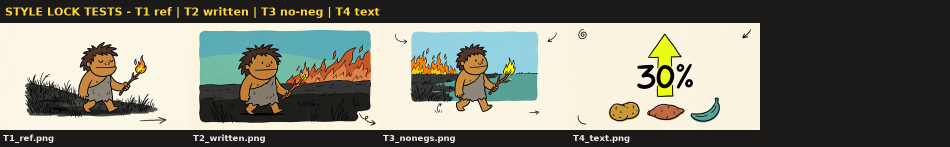
#> input picture sheets/STYLE_TESTS.png, 1900 x 294 px (shown at 1/2 size)
$ python frames.py ../sheets/STYLE_TESTS.png ../sheets/BATCH01.png ../sheets/BATCH01.png
#> lines starting #> are read from the running program, lines starting #| are printed output that depends on the picture
"""Shared frame utilities: normalise (resize+pad, never crop/stretch) and contact sheets."""
import glob
import os
from PIL import Image, ImageDraw, ImageFont

W, H = 1920, 1080
PAPER = (247, 240, 221)  # warm cream, matches the style block
FONT_PATHS = [
    "/usr/share/fonts/truetype/dejavu/DejaVuSans-Bold.ttf",
    "/usr/share/fonts/truetype/liberation2/LiberationSans-Bold.ttf",
]


def _font(size):
    for p in FONT_PATHS:
        if os.path.exists(p):
            return ImageFont.truetype(p, size)
    return ImageFont.load_default()


def normalise(src, dst=None):
    """Resize to fit WxH preserving aspect, pad with paper colour. Never crop, never stretch."""
    dst = dst or src
    im = Image.open(src).convert("RGB")
    orig = im.size
    r = min(W / im.width, H / im.height)
    nw, nh = max(1, round(im.width * r)), max(1, round(im.height * r))
    im = im.resize((nw, nh), Image.LANCZOS)
    canvas = Image.new("RGB", (W, H), PAPER)
    canvas.paste(im, ((W - nw) // 2, (H - nh) // 2))
    # Flat cartoon art survives a 32-colour palette with no visible loss and
    # cuts frame size ~4x (2.4 MB -> 0.57 MB), which matters for 117 frames.
    canvas.quantize(colors=32, method=Image.Quantize.MEDIANCUT,
                    dither=Image.Dither.NONE).save(dst, optimize=True)
    return orig, canvas.size


def contact_sheet(paths, out_path, cols=5, thumb_w=380, title="", labels=None):
    """Build a labelled contact sheet and LOOK at it. 5 across, ~380px thumbs."""
#> called with out_path = '../sheets/BATCH01.png', cols = 5, thumb_w = 380, title = '../sheets/BATCH01.png'
    paths = list(paths)
    assert paths, "no frames for contact sheet"
    tw = thumb_w
    th = round(tw * H / W)
    label_h = 34
    head_h = 46 if title else 0
    rows = (len(paths) + cols - 1) // cols
    sheet = Image.new("RGB", (cols * tw, head_h + rows * (th + label_h)), (28, 26, 24))
    d = ImageDraw.Draw(sheet)
    f_title = _font(22)
    f_lab = _font(17)
    if title:
        d.text((10, 10), title, fill=(255, 214, 64), font=f_title)
    for i, p in enumerate(paths):
        im = Image.open(p).convert("RGB")
#> im is the input picture: PIL image 1900x294 RGB; mean R, G, B 125.9, 125.4, 112.8
        r = min(tw / im.width, th / im.height)
#> r = 0.2
        im = im.resize((max(1, round(im.width * r)), max(1, round(im.height * r))), Image.LANCZOS)
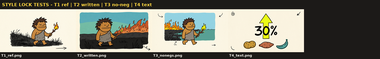
#> im: PIL image 380x59 RGB; mean R, G, B 125.6, 125.4, 112.8
        tile = Image.new("RGB", (tw, th), PAPER)
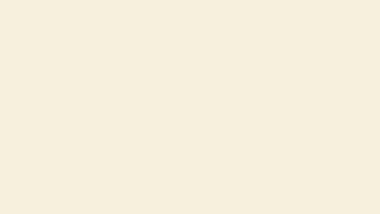
#> tile: PIL image 380x214 RGB; mean R, G, B 247, 240, 221
        tile.paste(im, ((tw - im.width) // 2, (th - im.height) // 2))
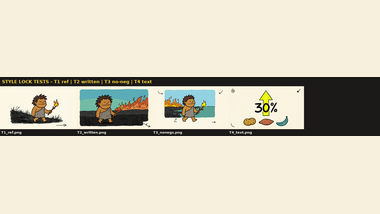
#> tile: PIL image 380x214 RGB; mean R, G, B 213.5, 208.4, 191.2
        x = (i % cols) * tw
        y = head_h + (i // cols) * (th + label_h)
        sheet.paste(tile, (x, y))
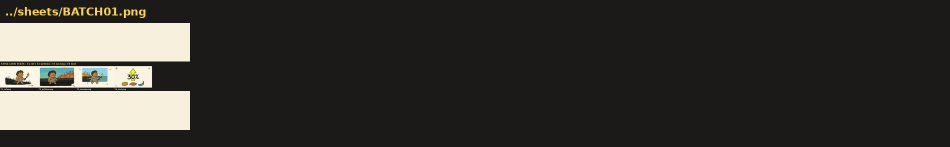
#> sheet: PIL image 1900x294 RGB (shown at 1/2 size); mean R, G, B 55.8, 53.2, 48.5
        lab = labels[i] if labels else os.path.basename(p)
        d.text((x + 6, y + th + 6), lab, fill=(240, 238, 232), font=f_lab)
    os.makedirs(os.path.dirname(out_path) or ".", exist_ok=True)
    sheet.save(out_path)
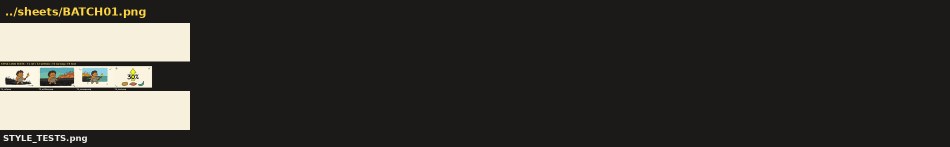
#> saved as BATCH01.png: PIL image 1900x294 RGB (shown at 1/2 size); mean R, G, B 56.1, 53.5, 48.8
    return sheet.size


if __name__ == "__main__":
    import sys
    pattern, out, title = sys.argv[1], sys.argv[2], (sys.argv[3] if len(sys.argv) > 3 else "")
    ps = sorted(glob.glob(pattern))
    print(len(ps), "frames ->", contact_sheet(ps, out, title=title))

$ run again, on sheets/BATCH02.png
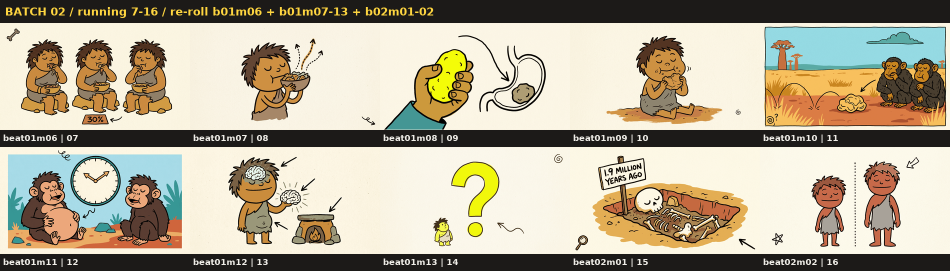
#> input picture sheets/BATCH02.png, 1900 x 542 px (shown at 1/2 size)
#> in contact_sheet, im is the input picture: PIL image 1900x542 RGB; mean R, G, B 178.6, 169.8, 148.7
#> im: PIL image 380x108 RGB
#> in contact_sheet, `tile.paste(im, ((tw - im.width) // 2, (th - im.height) // 2))`:
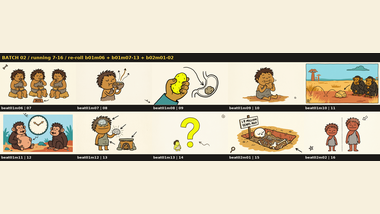
#> tile: PIL image 380x214 RGB; mean R, G, B 212.2, 204.5, 184.5
#> in contact_sheet, `sheet.save(out_path)`:
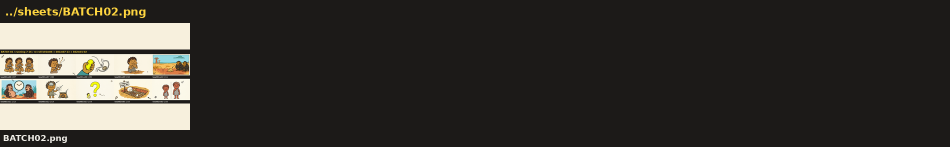
#> saved as BATCH02.png: PIL image 1900x294 RGB (shown at 1/2 size); mean R, G, B 55.9, 52.9, 47.8

$ run again, on sheets/BATCH03.png
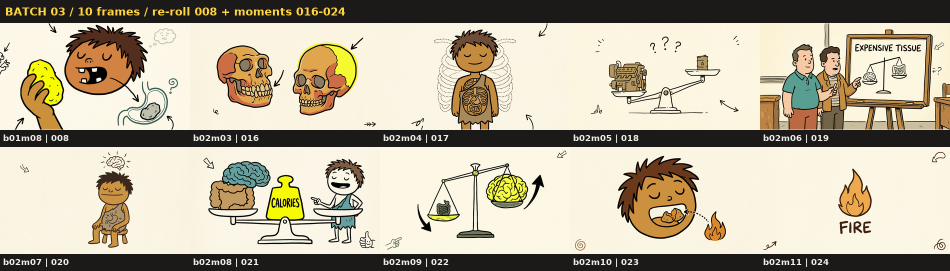
#> input picture sheets/BATCH03.png, 1900 x 542 px (shown at 1/2 size)
#> in contact_sheet, im is the input picture: PIL image 1900x542 RGB; mean R, G, B 186.1, 177.2, 156.3
#> im: PIL image 380x108 RGB
#> in contact_sheet, `tile.paste(im, ((tw - im.width) // 2, (th - im.height) // 2))`:
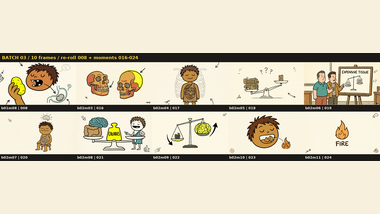
#> tile: PIL image 380x214 RGB; mean R, G, B 216, 208.2, 188.4
#> in contact_sheet, `sheet.save(out_path)`:
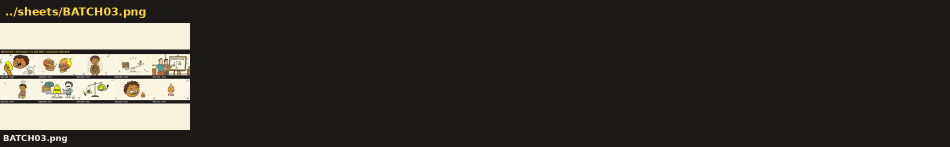
#> saved as BATCH03.png: PIL image 1900x294 RGB (shown at 1/2 size); mean R, G, B 56.4, 53.4, 48.3

$ run again, on sheets/BATCH04.png
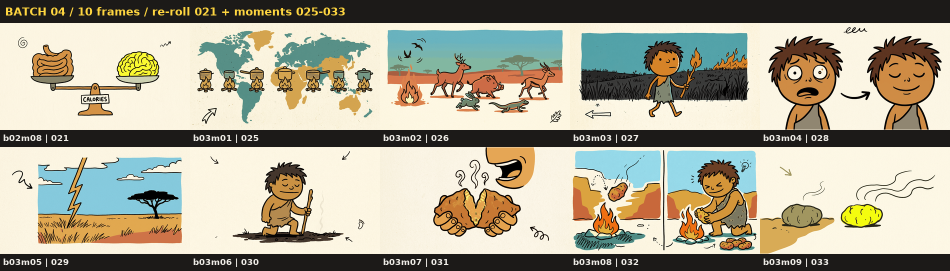
#> input picture sheets/BATCH04.png, 1900 x 542 px (shown at 1/2 size)
#> in contact_sheet, im is the input picture: PIL image 1900x542 RGB; mean R, G, B 170.3, 165.7, 146.2
#> im: PIL image 380x108 RGB
#> in contact_sheet, `tile.paste(im, ((tw - im.width) // 2, (th - im.height) // 2))`:
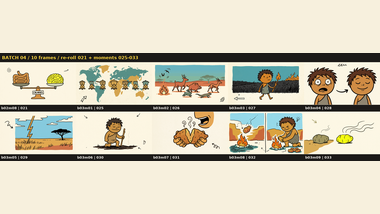
#> tile: PIL image 380x214 RGB; mean R, G, B 208, 202.4, 183.2
#> in contact_sheet, `sheet.save(out_path)`:
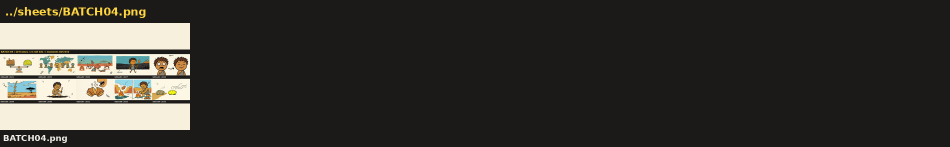
#> saved as BATCH04.png: PIL image 1900x294 RGB (shown at 1/2 size); mean R, G, B 55.2, 52.6, 47.6
